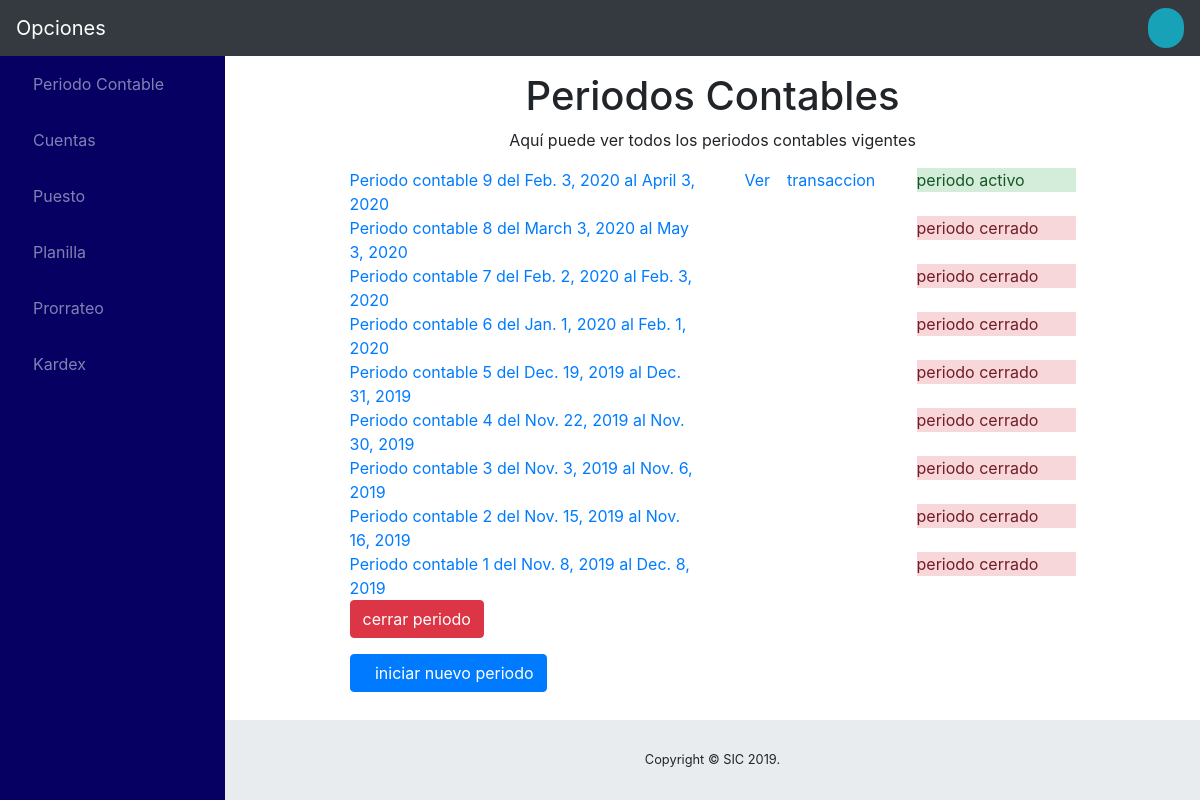
/nuevoPeriodo/, run on the app's committed database.
### contable/models.py (models this page shows)
class PeriodoContable(models.Model):
	fecha_inicio = models.DateField()
	fecha_final = models.DateField()
	usr_aperturo = models.CharField(max_length=20, blank=False)
	usr_cerro = models.CharField(max_length=20, blank=True)
	activo = models.BooleanField(default=True)

### contable/views.py (the view)
# urls.py: url(r'^nuevoPeriodo/', nuevoPeriodo,name="nuevoPeriodo"),
def nuevoPeriodo(request):
	template=loader.get_template('Main/nuevoPeriodo.html')
	periodo = PeriodoContable.objects.all().order_by('-id')
	mensaje=''
	if request.method=='POST':
		action = request.POST.get('action',None)
		i=1
		if action =='nuevo':
			if i > 0 :
				i=len(periodo)
				periodoanterior = periodo.get(pk=i)
				if periodoanterior.activo :
					mensaje ='Debe cerrar el periodo anterior para iniciar este'
					context={
					'periodo':periodo,
					'mensaje':mensaje,
					}
					return HttpResponse(template.render(context , request))
			fi = request.POST.get('fecha_inicio',None)
			ff = request.POST.get('fecha_final',None)
			us = request.POST.get('usuario',None)
			usf = 'desconocido'
			periodo1 = PeriodoContable()
			periodo1.fecha_inicio = fi
			periodo1.fecha_final =ff
			periodo1.usr_aperturo = us
			periodo1.usr_cerro =usf
			periodo1.save()
			"""i = len(periodo)
			if i>0:
				periodoAnterior = periodo.first()
				for x in periodoAnterior.libromayor_set.all():
					saldo = abs(x.saldoDeudor - x.saldoAcreedor)
					if x.saldoDeudor > x.saldoAcreedor:
						lib = LibroMayor(cuenta=x.cuenta,codCuenta=x.codCuenta,saldoDeudor=saldo,saldoAcreedor=0,periodo=periodo1,saldo=saldo)
						lib.save()
						print(lib)
					if x.saldoAcreedor > x.saldoDeudor:
						lib = LibroMayor(cuenta=x.cuenta,codCuenta=x.codCuenta,saldoDeudor=0,saldoAcreedor=saldo,periodo=periodo1,saldo=saldo)
						lib.save()
						print(lib)"""
			if periodo1.fecha_inicio == periodo1.fecha_final :
				mensaje='No puede ingresar la misma fecha inicial y final'
			periodo = PeriodoContable.objects.all().order_by('-id')
			context={
				'periodo':periodo,
				'mensaje':mensaje,
			}
			return HttpResponse(template.render(context , request))
		elif action=='cerrar' :
			if i>0 :
				i=len(periodo)
				periodocerrar = periodo.get(pk=i)
				periodocerrar.activo=False
				periodocerrar.save()
				periodo = PeriodoContable.objects.all()
				context={
					'periodo':periodo,
					'mensaje':mensaje,
				}
				return HttpResponse(template.render(context , request))
	context={
		'periodo':periodo,
		'mensaje':mensaje,
	}
	return HttpResponse(template.render(context , request))

### contable/templates/Main/nuevoPeriodo.html (shortened to what this page needs)
{% extends "Base/base.html" %}
{% block Contenido %}
<section class="container" style="width:80%">
	<h1 class="text-center">Periodos Contables</h1>
    <p class="text-center">Aquí puede ver todos los periodos contables vigentes</p>
	{% for p in periodo %}
        <div class="row">
            <div class="col-sm-6">
                <a href="{% url 'contable:estados' p.id %}" class="estilo">Periodo contable {{p.id}} del {{p.fecha_inicio}} al {{p.fecha_final}} </a>
            </div>
            {% if p.activo %}
                <div class="col-sm-3">
                    <a href="{% url 'contable:estados' p.id %}"><i class="fas fa-eye"></i> Ver</a>
                    <a href="{% url 'contable:reg_transaccion' p.id %}"><i class="fas fa-address-card"></i>transaccion</a>
                </div>
                <div class="col-sm-3">
                    <div class="alert-success">periodo activo</div>
                </div>
            {% else %}
                <div class="col-sm-3">
                </div>
                <div class="col-sm-3">
                    <div class="alert-danger">periodo cerrado</div>
                </div>
            {% endif %}
        </div>
	{% endfor %}
	<form method="POST">
		<p><input type="submit" name="cerrar" id="cerrar" value="cerrar periodo" class="btn btn-danger"></p>
	</form>
    <p><a href="" class="btn btn-primary" data-toggle="modal" data-target="#modalNewPeriodo"><i class="fas fa-plus"></i>iniciar nuevo periodo</a></p>
</section>
{% endblock Contenido %}

### contable/static/css/sb-admin.css (style rules this page uses)
html { position: relative; min-height: 100%; }
body { height: 100%; }
:root { --input-padding-x: 0.75rem; --input-padding-y: 0.75rem; }

### data on the page
PeriodoContable: id "9", fecha_inicio "Feb. 3, 2020", fecha_final "April 3, 2020", activo True (drawn)
PeriodoContable: id "8", fecha_inicio "March 3, 2020", fecha_final "May 3, 2020", activo "periodo cerrado"
PeriodoContable: id "7", fecha_inicio "Feb. 2, 2020", fecha_final "Feb. 3, 2020", activo "periodo cerrado"
PeriodoContable: id "6", fecha_inicio "Jan. 1, 2020", fecha_final "Feb. 1, 2020", activo "periodo cerrado"
PeriodoContable: id "5", fecha_inicio "Dec. 19, 2019", fecha_final "Dec. 31, 2019", activo "periodo cerrado"
PeriodoContable: id "4", fecha_inicio "Nov. 22, 2019", fecha_final "Nov. 30, 2019", activo "periodo cerrado"
PeriodoContable: id "3", fecha_inicio "Nov. 3, 2019", fecha_final "Nov. 6, 2019", activo "periodo cerrado"
PeriodoContable: id "2", fecha_inicio "Nov. 15, 2019", fecha_final "Nov. 16, 2019", activo "periodo cerrado"
PeriodoContable: id "1", fecha_inicio "Nov. 8, 2019", fecha_final "Dec. 8, 2019", activo "periodo cerrado"
